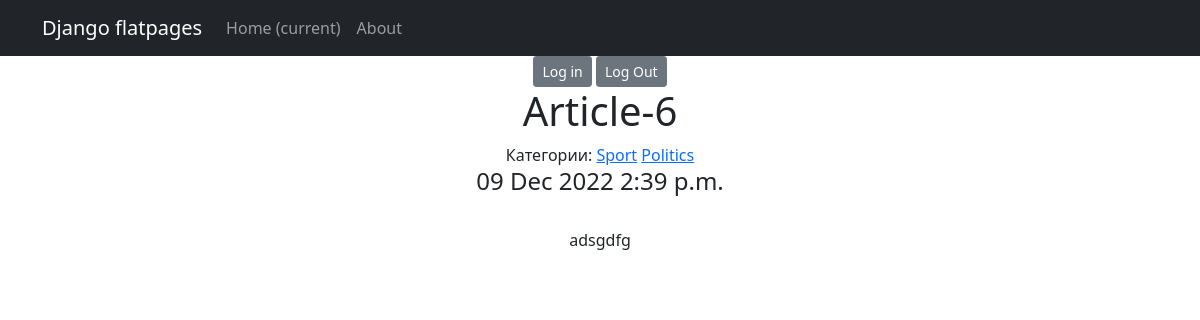
Before: /news/18 with the older database file.
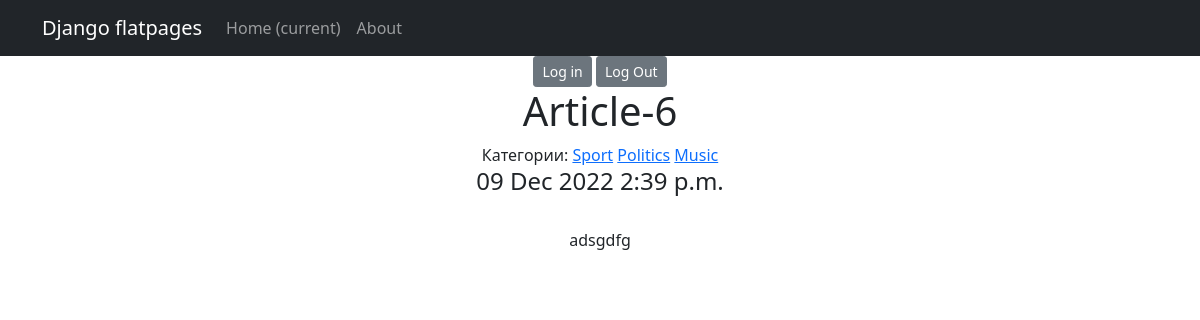
After: the same page with the newer database file.
### news/models.py (models this page shows, shortened)
class Category(models.Model):
    name = models.CharField(max_length=127, unique=True)
    subscribers = models.ManyToManyField(User, through='SubscribeCategory')

### news/views.py (the view)
# urls.py: path('<int:pk>', NewsDetail.as_view(), name='news_detail'),
class NewsDetail(DetailView):
    model = Post
    template_name = 'news_detail.html'
    context_object_name = 'new1'

### news/templatetags/d36_filters.py (called while the page is built)
@register.filter()
def censor(txt):
    replace_list = ['some', 'news-1']
    if not isinstance(txt, str):
        raise TypeError(f'invalid object type for censorship')
    else:
        for word in txt.split(" "):
            if word.lower() in replace_list:
                txt = txt.replace(word, f'{word[0]}{"*"*(len(word)-2)}{word[-1]}')
    return txt

### templates/news_detail.html (shortened to what this page needs)
{% extends 'flatpages/default.html' %}
{% load d36_filters %}
{% block content %}
<a href="/accounts/login" class="btn btn-secondary btn-sm">Log in</a>
<a href="/accounts/logout" class="btn btn-secondary btn-sm">Log Out</a>
<td><h1>{{ new1.title|censor }}</h1></td>
<td>
    {% if new1.post_category.all %}
        Категории:
        {% endif %}
{% for cat in new1.post_category.all %}
    <a href="{% url 'category_list' cat.id %}">{{ cat.name }}</a>
    {% endfor %}
</td>
<br>
<h4>
{{ new1.time_add|date:'d M Y' }}
{{ new1.time_add|time }}
</h4>
<br>
<td>{{ new1.text|censor}}</td>
<br>
{% endblock content %}

Changed rows visible on the page:
added Category: name "Music"
